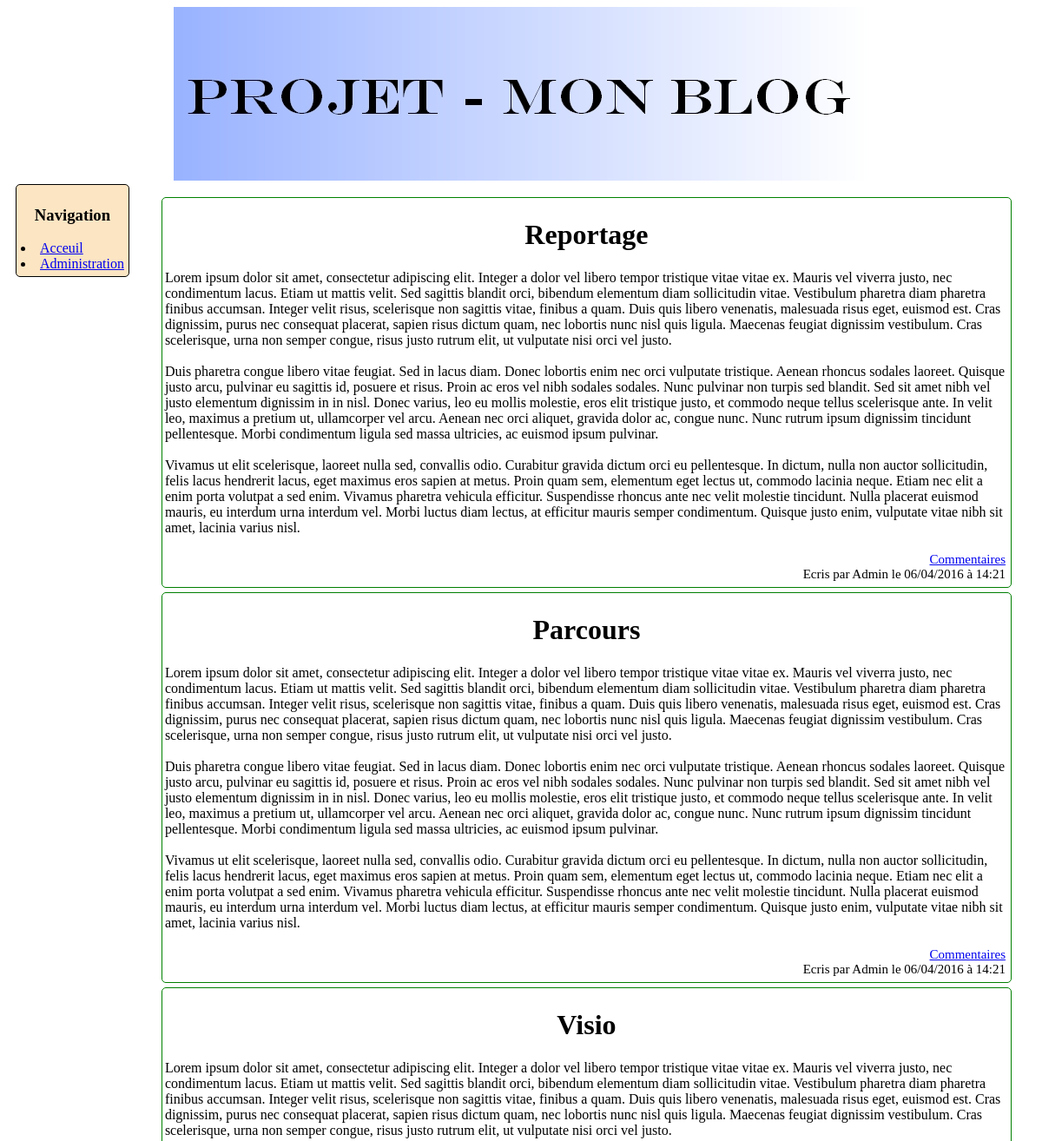
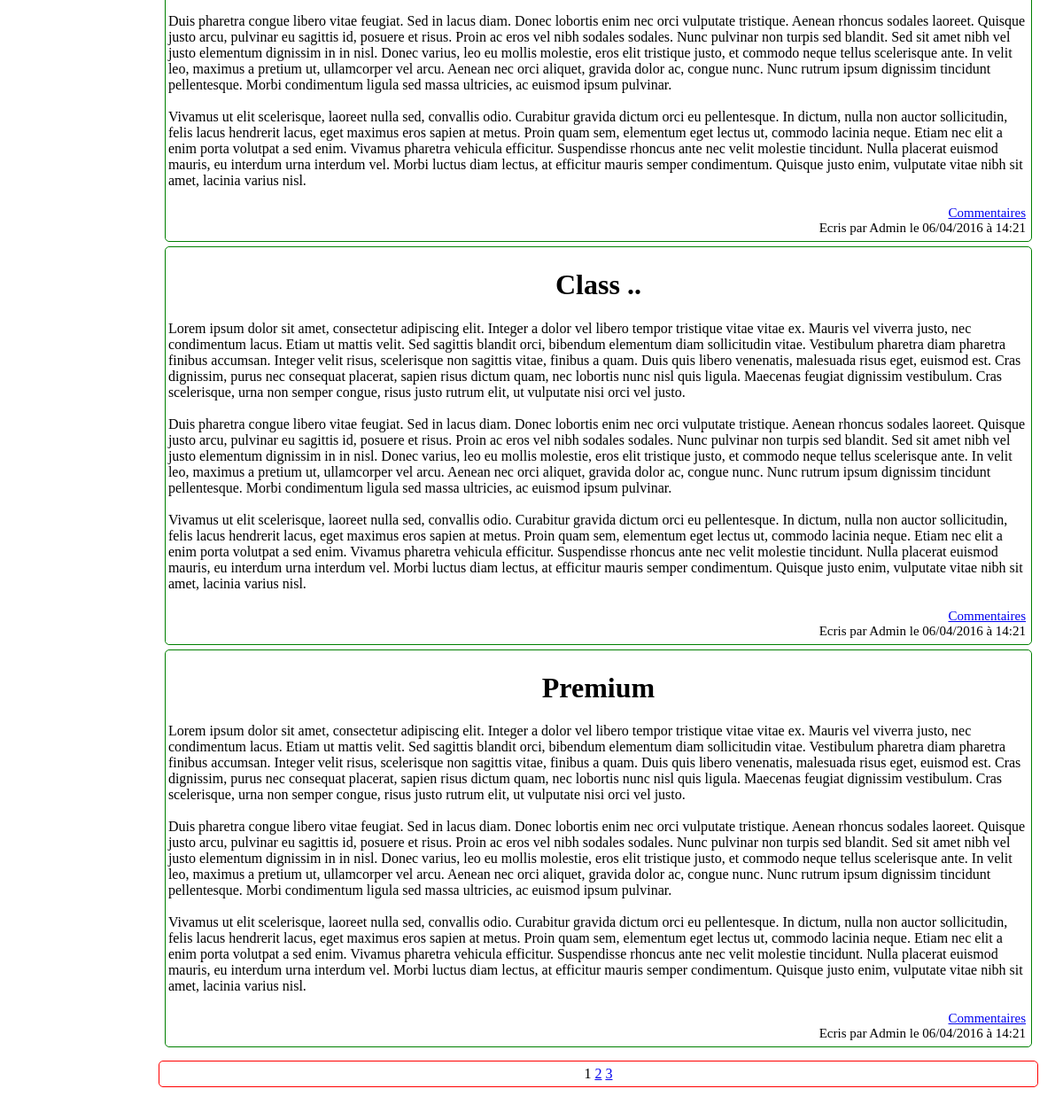
The page / on the database its author committed (2 pictures, top to bottom).
### tables this page shows
CREATE TABLE `billets` (
  `id` int(255) NOT NULL AUTO_INCREMENT,
  `titre` varchar(255) NOT NULL,
  `auteur` varchar(255) NOT NULL,
  `message` text NOT NULL,
  `date_at` timestamp NOT NULL DEFAULT CURRENT_TIMESTAMP,
  PRIMARY KEY (`id`)
);

### billets.php (the view, shortened to what this page needs)
<?php include ('includes/bdd.php'); ?>
<!DOCTYPE html>
<html>
	<head>
		<link rel="stylesheet" type="text/css" href="styles/style.css"/>
	</head>
	<body>
		<?php
		$news_page = 5;
		$news_totales_req = $bdd->query('SELECT id FROM billets');
		$news_totales = $news_totales_req->rowcount();
		$PgTotales = ceil($news_totales/$news_page);
		if(isset($_GET['page']) AND !empty($_GET['page']) AND $_GET['page'] > 0 AND $_GET['page'] <= $PgTotales)
		{
			$_GET['page'] = intval($_GET['page']);
			$PgCourante = $_GET['page'];
			$news_totales_req->closeCursor();
		}
		else
		{
			$PgCourante = 1;
		}
		$PgPremiere = ($PgCourante-1)*$news_page;
		?>
		<div class="news">
			<?php
			$reponse = $bdd->prepare('SELECT id, titre, auteur, message, date_at FROM billets ORDER BY date_at DESC LIMIT :pgpremiere,:news_page');
			$reponse->bindParam('pgpremiere',$PgPremiere,PDO::PARAM_INT);
			$reponse->bindParam('news_page',$news_page,PDO::PARAM_INT);
			$reponse->execute();
			while ($news = $reponse->fetch())
			{
				$id = htmlspecialchars($news['id']);
				$titre = htmlspecialchars($news['titre']);
				$auteur = htmlspecialchars($news['auteur']);
				$message = htmlspecialchars($news['message']);
				$af_message = nl2br($message);
				$date = date_create(htmlspecialchars($news['date_at']));
				$date_f = date_format($date, 'd/m/Y à H:i');
				?>
				<div class="news_contenu">
					<h1>
						<?php echo $titre; ?>
					</h1>
					<p>
						<?php echo $af_message; ?>
					</p>
					<div class="auteur">
						<a href="commentaires.php?billet=<?php echo $id; ?>">Commentaires</a><br>
						<?php
						echo "Ecris par $auteur le $date_f";
						?>
					</div>
				</div>
				<?php
			}
			?>
		</div>
		<?php
		if($news_totales > $news_page)
		{
			?>
			<div class="pagination">
				<?php
				for ($i=1;$i<=$PgTotales;$i++)
				{
					if ($i == $PgCourante)
					{
						echo $i.' ';
					}
					else
					{
					echo '<a href="index.php?page='.$i.'">'.$i.'<a> ';
					}
				}
				?>
			</div>
			<?php
		}
		?>
	</body>
</html>

### styles/style.css (style rules this page uses)
div.news { border-radius: 5px; margin: 2px; }
div.news_contenu { border-radius: 5px; border: 1px solid green; margin: 5px; padding: 3px; }
div.news_contenu h1 { text-align: center; }
div.pagination { border-radius: 5px; border: 1px solid red; text-align: center; margin-top: 15px; padding: 5px; margin-bottom: 20px; }
.auteur { font-size: 15px; padding: 3px; text-align: right; }

### rows shown on the page
billets: titre "Reportage", message "Lorem ipsum dolor sit amet, consectetur adipiscing elit. Integer a dolor vel libero tempor tristique vitae vitae ex. Mauris vel viverra justo, nec condimentum lacus. Etiam ut mattis velit. Sed sagittis blandit orci, bibendum elementum diam sollicitudin vitae. Vestibulum pharetra diam pharetra finibus accumsan. Integer velit risus, scelerisque non sagittis vitae, finibus a quam. Duis quis libero venenatis, malesuada risus eget, euismod est. Cras dignissim, purus nec consequat placerat, sapien risus dictum quam, nec lobortis nunc nisl quis ligula. Maecenas feugiat dignissim vestibulum. Cras scelerisque, urna non semper congue, risus justo rutrum elit, ut vulputate nisi orci vel justo. Duis…", auteur "Admin", date_at "06/04/2016 à 14:21"
billets: titre "Parcours", message "Lorem ipsum dolor sit amet, consectetur adipiscing elit. Integer a dolor vel libero tempor tristique vitae vitae ex. Mauris vel viverra justo, nec condimentum lacus. Etiam ut mattis velit. Sed sagittis blandit orci, bibendum elementum diam sollicitudin vitae. Vestibulum pharetra diam pharetra finibus accumsan. Integer velit risus, scelerisque non sagittis vitae, finibus a quam. Duis quis libero venenatis, malesuada risus eget, euismod est. Cras dignissim, purus nec consequat placerat, sapien risus dictum quam, nec lobortis nunc nisl quis ligula. Maecenas feugiat dignissim vestibulum. Cras scelerisque, urna non semper congue, risus justo rutrum elit, ut vulputate nisi orci vel justo. Duis…", auteur "Admin", date_at "06/04/2016 à 14:21"
billets: titre "Visio", message "Lorem ipsum dolor sit amet, consectetur adipiscing elit. Integer a dolor vel libero tempor tristique vitae vitae ex. Mauris vel viverra justo, nec condimentum lacus. Etiam ut mattis velit. Sed sagittis blandit orci, bibendum elementum diam sollicitudin vitae. Vestibulum pharetra diam pharetra finibus accumsan. Integer velit risus, scelerisque non sagittis vitae, finibus a quam. Duis quis libero venenatis, malesuada risus eget, euismod est. Cras dignissim, purus nec consequat placerat, sapien risus dictum quam, nec lobortis nunc nisl quis ligula. Maecenas feugiat dignissim vestibulum. Cras scelerisque, urna non semper congue, risus justo rutrum elit, ut vulputate nisi orci vel justo. Duis…", auteur "Admin", date_at "06/04/2016 à 14:21"
billets: titre "Class ..", message "Lorem ipsum dolor sit amet, consectetur adipiscing elit. Integer a dolor vel libero tempor tristique vitae vitae ex. Mauris vel viverra justo, nec condimentum lacus. Etiam ut mattis velit. Sed sagittis blandit orci, bibendum elementum diam sollicitudin vitae. Vestibulum pharetra diam pharetra finibus accumsan. Integer velit risus, scelerisque non sagittis vitae, finibus a quam. Duis quis libero venenatis, malesuada risus eget, euismod est. Cras dignissim, purus nec consequat placerat, sapien risus dictum quam, nec lobortis nunc nisl quis ligula. Maecenas feugiat dignissim vestibulum. Cras scelerisque, urna non semper congue, risus justo rutrum elit, ut vulputate nisi orci vel justo. Duis…", auteur "Admin", date_at "06/04/2016 à 14:21"
billets: titre "Premium", message "Lorem ipsum dolor sit amet, consectetur adipiscing elit. Integer a dolor vel libero tempor tristique vitae vitae ex. Mauris vel viverra justo, nec condimentum lacus. Etiam ut mattis velit. Sed sagittis blandit orci, bibendum elementum diam sollicitudin vitae. Vestibulum pharetra diam pharetra finibus accumsan. Integer velit risus, scelerisque non sagittis vitae, finibus a quam. Duis quis libero venenatis, malesuada risus eget, euismod est. Cras dignissim, purus nec consequat placerat, sapien risus dictum quam, nec lobortis nunc nisl quis ligula. Maecenas feugiat dignissim vestibulum. Cras scelerisque, urna non semper congue, risus justo rutrum elit, ut vulputate nisi orci vel justo. Duis…", auteur "Admin", date_at "06/04/2016 à 14:21"
